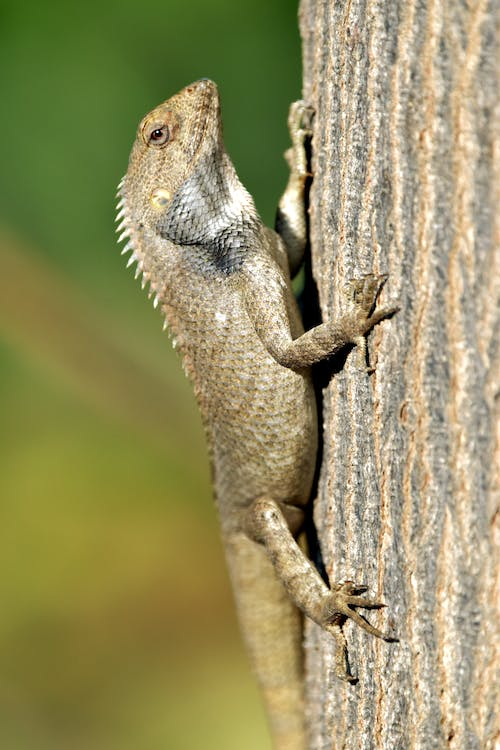
#> input picture samples/lizard.jpeg, 500 x 750 px
$ jupyter execute --allow-errors texture-segmentation.ipynb   (older library calls are emulated)
#> lines starting #> are read from the running program, lines starting #| are printed output that depends on the picture
### package_texture_color_segmentation/src/texture_color_segmentation/feature_extraction.py
import numpy as np
import pywt
from skimage.feature import graycomatrix, graycoprops
from scipy.ndimage import generic_filter, gaussian_filter, grey_dilation
from skimage import metrics
import cv2

from texture_color_segmentation import utils

def wavelet_texture_features(block, feature_configurations, feature_methods, wavelet_type, comatrix_level):
    block_mean = np.mean(block)
    if block_mean:
        block = block / block_mean
    block = block - np.min(block)

    levels = [configuration[0] for configuration in feature_configurations]

    A = block.copy()
    wavelet_levels_edges = []
    for i in range(max(levels)):
        A, edges = pywt.dwt2(A, wavelet_type)
        wavelet_levels_edges.append(edges)

    comatrices = np.array([], dtype=np.int64).reshape(comatrix_level,comatrix_level,0)
    for configuration in feature_configurations:
        level = configuration[0]
        angles = configuration[1]
        distances = configuration[2]

        if level == 0:
            subimage = (block/(256/block_mean))*comatrix_level
            subimage = np.clip(subimage, 0, comatrix_level-1).astype(np.uint8)

            c = graycomatrix(subimage, distances, angles, levels=comatrix_level, normed=True)
            c = c.reshape((c.shape[0], c.shape[1], c.shape[2]*c.shape[3]))
            comatrices = np.concatenate((comatrices, c), axis=2)
        else:
            for angle in angles:
                wavelet_edges = wavelet_levels_edges[level-1]

                subimage
                if angle in [0]: # apply to horizontal edges DWT
                    subimage = wavelet_edges[0]
                elif angle in [np.pi/2]: # apply to vertical edges DWT
                    subimage = wavelet_edges[1]
                elif angle in [np.pi/4, 3*np.pi/4]: # apply to diagonal edges DWT
                    subimage = wavelet_edges[2]
                else:
                    raise Exception(f"{angle} is not a valid angle to apply on a wavelet decomposition")

                subimage = ((subimage+((256/block_mean)*level))/(2*(256/block_mean)*level)) * comatrix_level
                subimage = np.clip(subimage, 0, comatrix_level-1).astype(np.uint8)

                c = graycomatrix(subimage, distances, [angle], levels=comatrix_level, normed=True)
                c = c.reshape((c.shape[0], c.shape[1], c.shape[2]*c.shape[3]))
                comatrices = np.concatenate((comatrices, c), axis=2)

    r, c = np.meshgrid(np.arange(comatrices.shape[0]), np.arange(comatrices.shape[1]))
    r = r.flatten() + 1
    c = c.flatten() + 1

    data = np.zeros((sum([len(configuration[1])*len(configuration[2]) for configuration in feature_configurations]),len(feature_methods)))

    for ci in range(comatrices.shape[2]):
        Mx = np.sum(r * comatrices[:,:,ci].flatten())
        My = np.sum(c * comatrices[:,:,ci].flatten())

        for i, feature in enumerate(feature_methods):
            if feature == "cluster prominence":
                data[ci, i] = utils.cluster_prominence(comatrices[:,:,ci], r, c, Mx, My)
            elif feature == "cluster shade":
                data[ci, i] = utils.cluster_shade(comatrices[:,:,ci], r, c, Mx, My)
            else:
                data[ci, i] = graycoprops(comatrices[:,:,ci].reshape(comatrix_level,comatrix_level,1,1), feature)[0,0]

    return data


def wavelet_texture_features_segmentation(gray_image, window_size, feature_configurations = [(0, [0, np.pi/4, np.pi/2, 3*np.pi/4], [1]),(1, [0, np.pi/4, np.pi/2, 3*np.pi/4], [1])], feature_methods = ["contrast", "energy", "cluster prominence"], wavelet_type="haar", comatrix_level=32):
    class fnc_class:
        def __init__(self, _array):
            # store the shape:
            self.shape = _array.shape
            self._array = _array
            # initialize the coordinates:
            self.coordinates = [0] * len(self.shape[:2])

            self.first_error = True

        def filter(self, buffer):
            try:
                size = int(len(buffer)**(1/2))
                block = buffer.reshape(size,size)

                self._array[self.coordinates[0], self.coordinates[1]] = wavelet_texture_features(block, feature_configurations, feature_methods, wavelet_type, comatrix_level)
                print(f"Progress: " + "{:04.2f}".format(((((self.coordinates[0]) * (self.shape[1])) + (self.coordinates[1] + 1)) / (self.shape[0] * self.shape[1])) * 100) + "%", end="\r")

                # calculate the next coordinates:
                axes = range(len(self.shape[:2]))
                for jj in reversed(axes):
                    if self.coordinates[jj] < self.shape[jj] - 1:
                        self.coordinates[jj] += 1
                        break
                    else:
                        self.coordinates[jj] = 0

                return 0
            except Exception as e:
                if self.first_error:
                    print(e)

                self.first_error = False
                raise e

    image_size = gray_image.shape
    WCFs = np.ones((image_size[0], image_size[1], sum([len(configuration[1])*len(configuration[2]) for configuration in feature_configurations]), len(feature_methods)))

    if window_size != 0:
        print("Extracting texture features, this can take a while")

        fnc = fnc_class(WCFs)
        generic_filter(gray_image, fnc.filter, window_size)
        print(" " * 20, end="\r") # Clear previous result
        print("Done!")

    return WCFs
"contrast", "cluster prominence", "energy"
class feature_extractor():
    def __init__(self, image, window_size, feature_configurations = [(0, [0, np.pi/4, np.pi/2, 3*np.pi/4], [1]),(1, [0, np.pi/4, np.pi/2, 3*np.pi/4], [1])], feature_methods = ["contrast", "energy", "cluster prominence"], wavelet_type="haar", comatrix_level=32):
        self.image = image
        self.gray_image = cv2.cvtColor(image, cv2.COLOR_BGR2GRAY).astype(np.uint8)
        self.window_size = window_size
        self.feature_configurations = feature_configurations
        self.feature_methods = feature_methods
        self.wavelet_type = wavelet_type
        self.comatrix_level = comatrix_level

        self.texture_features = None
        self.homogeneity_features = None

    def get_texture_features(self):
        if type(self.texture_features) == type(None):
            self.texture_features = wavelet_texture_features_segmentation(gray_image=self.gray_image, window_size=self.window_size, feature_configurations=self.feature_configurations, feature_methods=self.feature_methods, wavelet_type=self.wavelet_type, comatrix_level=self.comatrix_level)
        return self.texture_features

    # [30 lines left out: functions get_combined_texture_features, get_texture_edges, not called in this run]

    def get_color_edges(self, edge_indicator=utils.scalar_differencing, blur_diameter=9, blur_sigma=75):
        edge_preserving_blur = cv2.bilateralFilter(self.image, blur_diameter, blur_sigma, blur_sigma)
        gray_smooth = cv2.cvtColor(edge_preserving_blur, cv2.COLOR_BGR2GRAY).astype(np.uint8)

        return edge_indicator(gray_smooth)

    def get_combined_edges(self, edge_indicator=utils.scalar_differencing, homogeneity_threhold=0.9, sigma_structuring_element=1.5, blur_diameter=9, blur_sigma=75):
        if homogeneity_threhold <= 0:
            return self.get_color_edges(edge_indicator=edge_indicator, blur_diameter=blur_diameter, blur_sigma=blur_sigma)
        elif homogeneity_threhold > 1:
            return self.get_texture_edges(edge_indicator=edge_indicator, sigma_structuring_element=sigma_structuring_element)

        homogeneous_area = self.__homogenous_area(threshold=homogeneity_threhold)

        g_texture = self.get_texture_edges(edge_indicator=edge_indicator, sigma_structuring_element=sigma_structuring_element)
        g_color = self.get_color_edges(edge_indicator=edge_indicator, blur_diameter=blur_diameter, blur_sigma=blur_sigma)

        g_combined = np.zeros_like(self.gray_image).astype(np.float64)
        for i in range(self.gray_image.shape[0]):
            for j in range(self.gray_image.shape[1]):
                if homogeneous_area[i,j]:
                    g_combined[i,j] = g_color[i,j]
                else:
                    g_combined[i,j] = g_texture[i,j]

        return g_combined

    def __homogenous_area(self, threshold):
        homogeneity = np.zeros_like(self.gray_image)

        if "homogeneity" in self.feature_methods:
            features = self.get_texture_features()

            homogeneity_index = self.feature_methods.index("homogeneity")
            homogeneity = np.min(features[:,:,:,homogeneity_index], -1)
        else:
            if type(self.homogeneity_features) == type(None):
                if type(self.texture_features) == type(None):
                    methods = self.feature_methods.copy()
                    methods.append("homogeneity")

                    texture_features = wavelet_texture_features_segmentation(gray_image=self.gray_image, window_size=self.window_size, feature_configurations=self.feature_configurations, feature_methods=methods, wavelet_type=self.wavelet_type, comatrix_level=self.comatrix_level)

                    self.texture_features = texture_features[:,:,:,:-1]
                    self.homogeneity_features = texture_features[:,:,:,-1]
                else:
                    texture_features = wavelet_texture_features_segmentation(gray_image=self.gray_image, window_size=self.window_size, feature_configurations=self.feature_configurations, feature_methods=["homogeneity"], wavelet_type=self.wavelet_type, comatrix_level=self.comatrix_level)
                    self.homogeneity_features = texture_features[:,:,:,0]

            homogeneity = np.min(self.homogeneity_features, -1)

        homogeneity = grey_dilation(homogeneity, footprint=utils.gaussian_disk(int(self.window_size/2), 0))

        return homogeneity >= threshold

### texture-segmentation.ipynb
[cell 1]
from texture_color_segmentation.feature_extraction import feature_extractor
from texture_color_segmentation.distance_regularized_level_set_evolution.drlse_algo import drlse_edge
from texture_color_segmentation.distance_regularized_level_set_evolution.potential_func import DOUBLE_WELL
import matplotlib.pyplot as plt
from skimage import measure
import numpy as np
import cv2

[cell 2]
def plot_features(features):
    for i in range(features.shape[3]):
        for j in range(features.shape[2]):
            plt.subplot(features.shape[3],features.shape[2],(i*features.shape[2])+j+1)
            plt.imshow(features[:,:,j,i])
    plt.show()

[cell 3]
image_path = "samples/lizard.jpeg"

image = cv2.imread(image_path)
#> image is the input picture: shape (750, 500, 3); mean B, G, R 98.7, 145.4, 150.8
image = cv2.resize(image, (300,400))
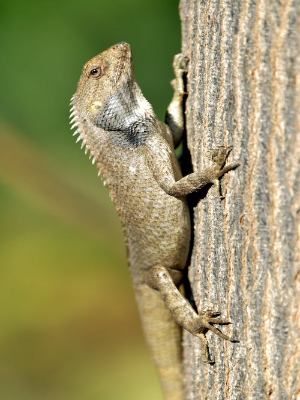
#> image: shape (400, 300, 3); mean B, G, R 98.6, 145.3, 150.8

plt.imshow(image)
plt.show()

[cell 4]
import pickle
filename = f"data/extractor_{image_path[image_path.rindex('/')+1:image_path.rindex('.')]}.pkl"

feature_methods = ["contrast", "energy"]

window_size=27
feature_methods = ['contrast', 'cluster prominence', 'energy', 'dissimilarity', 'homogeneity', 'correlation']
extractor = feature_extractor(image, window_size, feature_methods=feature_methods)
#> in __init__, `self.gray_image = cv2.cvtColor(image, cv2.COLOR_BGR2GRAY).astype(np.ui..`:
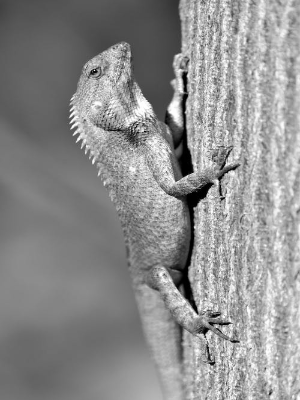
#> self.gray_image: shape (400, 300); min 0, max 255, mean 141.6

# with open(filename, 'rb') as file:
#     extractor = pickle.load(file)

#> (a cell that did not finish here is left out)


plot_features(texture_features)

#> (a cell that did not finish here is left out)


plt.imshow(g_combined)
plt.show()

[cell 7]
with open(filename, 'wb') as file:
    pickle.dump(extractor, file)

[cell 8]
c0 = 2
#> (the rest of this cell did not finish here and is left out)

[cell 9]
iteration = 0
#> (the rest of this cell did not finish here and is left out)

[cell 10]
plt.ion()
fig1 = plt.figure(1)
fig2 = plt.figure(2)


fig1.clf()
ax1 = fig1.add_subplot(111, projection='3d')
#> (the rest of this cell did not finish here and is left out)

[cell 11]
from texture_color_segmentation.feature_extraction import utils
fourcc = cv2.VideoWriter_fourcc(*'mp4v')
out = cv2.VideoWriter('input.mp4', fourcc, 20.0, (image.shape[1], image.shape[0]))

total_frames = 100
#> (the rest of this cell did not finish here and is left out)

$ run again, with samples/IMG_0427.jpg copied over samples/lizard.jpeg
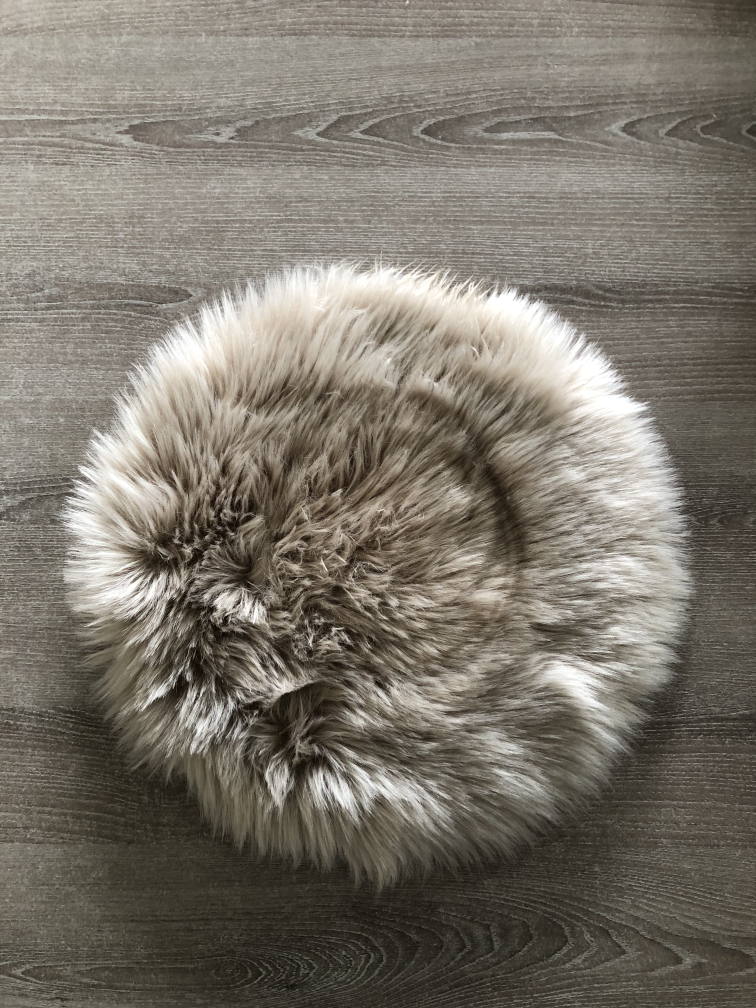
#> input picture samples/IMG_0427.jpg, 3024 x 4032 px (shown at 1/4 size)
#> image is the input picture: shape (4032, 3024, 3); mean B, G, R 107.1, 117.3, 123.1
#> `image = cv2.resize(image, (300,400))`:
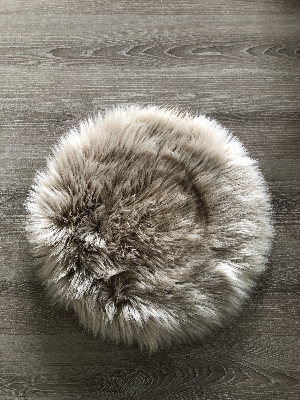
#> image: shape (400, 300, 3); mean B, G, R 107, 117.2, 123.1

$ run again, with samples/carpet.jpg copied over samples/lizard.jpeg
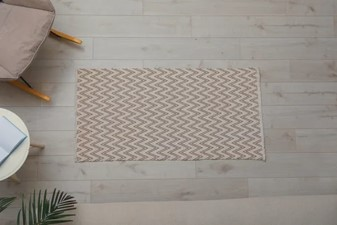
#> input picture samples/carpet.jpg, 337 x 225 px
#> image is the input picture: shape (225, 337, 3); mean B, G, R 139.3, 146.4, 153
#> `image = cv2.resize(image, (300,400))`:
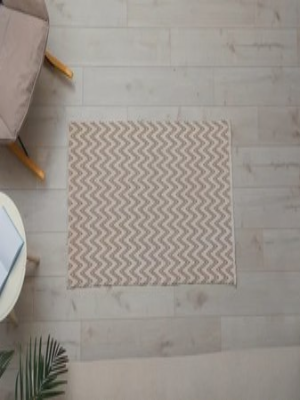
#> image: shape (400, 300, 3); mean B, G, R 139.2, 146.3, 152.9
